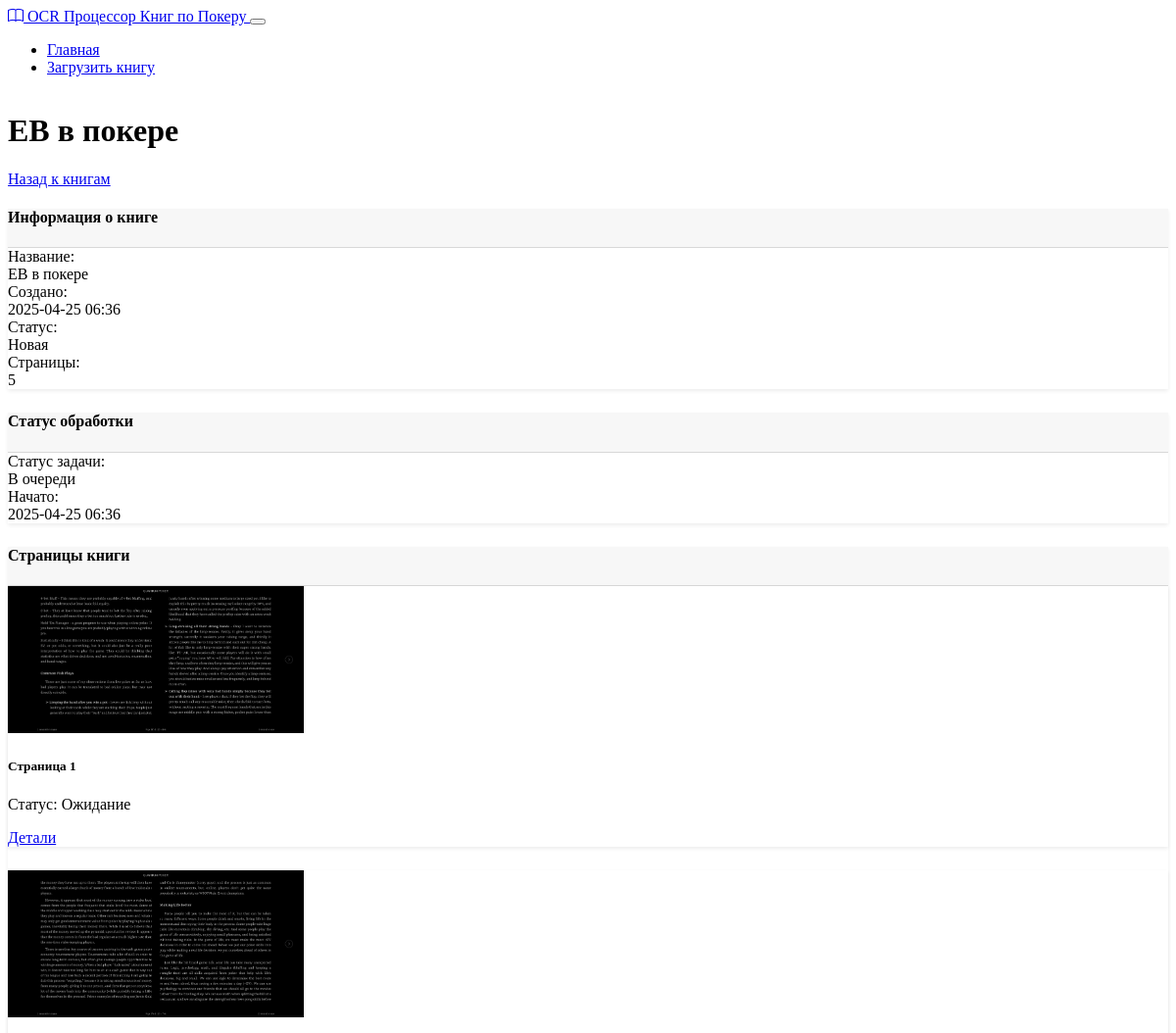
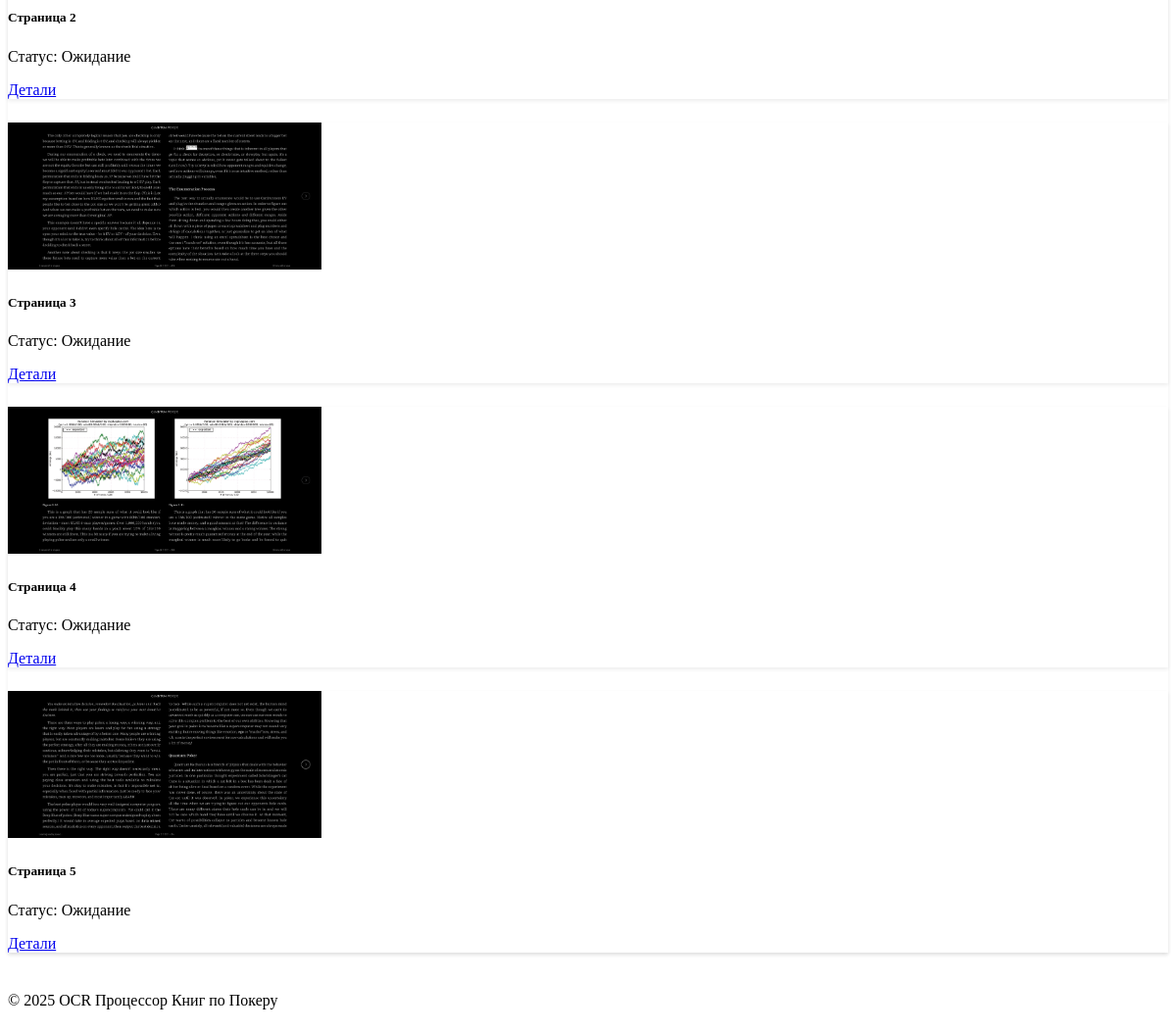
The page /book/2 on the database its author committed (2 pictures, top to bottom).
### models.py (models this page shows, shortened)
class Book(db.Model):
    id = db.Column(db.Integer, primary_key=True)
    title = db.Column(db.String(255), nullable=False)
    description = db.Column(db.Text, nullable=True)
    created_at = db.Column(db.DateTime, default=datetime.utcnow)
    status = db.Column(db.String(50), default='new')  # new, processing, completed, error
    pages = db.relationship('BookPage', backref='book', lazy=True, cascade='all, delete-orphan')

class ProcessingJob(db.Model):
    id = db.Column(db.Integer, primary_key=True)
    book_id = db.Column(db.Integer, db.ForeignKey('book.id'), nullable=False)
    status = db.Column(db.String(50), default='queued')  # queued, processing, completed, failed
    created_at = db.Column(db.DateTime, default=datetime.utcnow)
    completed_at = db.Column(db.DateTime, nullable=True)
    error_message = db.Column(db.Text, nullable=True)
    result_file_en = db.Column(db.String(255), nullable=True)  # Path to English PDF
    result_file_ru = db.Column(db.String(255), nullable=True)  # Path to Russian PDF

class BookPage(db.Model):
    id = db.Column(db.Integer, primary_key=True)
    book_id = db.Column(db.Integer, db.ForeignKey('book.id'), nullable=False)
    page_number = db.Column(db.Integer, nullable=True)
    image_path = db.Column(db.String(255), nullable=False)
    processed_image_path = db.Column(db.String(255), nullable=True)
    text_content = db.Column(db.Text, nullable=True)
    translated_content = db.Column(db.Text, nullable=True)
    status = db.Column(db.String(50), default='pending')  # pending, processed, error
    created_at = db.Column(db.DateTime, default=datetime.utcnow)

### routes.py (the view)
@app.route('/book/<int:book_id>')
def view_book(book_id):
    book = Book.query.get_or_404(book_id)
    pages = BookPage.query.filter_by(book_id=book_id).order_by(BookPage.page_number).all()
    job = ProcessingJob.query.filter_by(book_id=book_id).order_by(ProcessingJob.created_at.desc()).first()
    return render_template('book.html', book=book, pages=pages, job=job)

### routes.py (called while the page is built)
@app.context_processor
def inject_now():
    return {'now': datetime.utcnow()}

### templates/book.html (shortened to what this page needs)
{% extends "layout.html" %}
{% block content %}
<div class="mb-4">
    <div class="d-flex justify-content-between align-items-center">
        <h1>{{ book.title }}</h1>
        <div>
            <a href="{{ url_for('index') }}" class="btn btn-outline-secondary">Назад к книгам</a>
        </div>
    </div>
</div>
<div class="row mb-4">
    <div class="col-md-6">
        <div class="card mb-4 h-100">
            <div class="card-header">
                <h4>Информация о книге</h4>
            </div>
            <div class="card-body">
                <div class="mb-3">
                    <div class="row">
                        <div class="col-md-4 fw-bold">Название:</div>
                        <div class="col-md-8">{{ book.title }}</div>
                    </div>
                </div>
                <div class="mb-3">
                    <div class="row">
                        <div class="col-md-4 fw-bold">Создано:</div>
                        <div class="col-md-8">{{ book.created_at.strftime('%Y-%m-%d %H:%M') }}</div>
                    </div>
                </div>
                <div class="mb-3">
                    <div class="row">
                        <div class="col-md-4 fw-bold">Статус:</div>
                        <div class="col-md-8">
                            {% if book.status == 'new' %}
                                <span class="badge bg-secondary">Новая</span>
                            {% elif book.status == 'processing' %}
                                <span class="badge bg-primary">Обработка</span>
                            {% elif book.status == 'completed' %}
                                <span class="badge bg-success">Завершено</span>
                            {% elif book.status == 'error' %}
                                <span class="badge bg-danger">Ошибка</span>
                            {% endif %}
                        </div>
                    </div>
                </div>
                <div class="mb-3">
                    <div class="row">
                        <div class="col-md-4 fw-bold">Страницы:</div>
                        <div class="col-md-8">{{ pages|length }}</div>
                    </div>
                </div>
            </div>
        </div>
    </div>
    <div class="col-md-6">
        <div class="card mb-4 h-100">
            <div class="card-header">
                <h4>Статус обработки</h4>
            </div>
            <div class="card-body">
                {% if job %}
                <div class="mb-3">
                    <div class="row">
                        <div class="col-md-4 fw-bold">Статус задачи:</div>
                        <div class="col-md-8">
                            {% if job.status == 'queued' %}
                                <span class="badge bg-secondary">В очереди</span>
                            {% elif job.status == 'processing' %}
                                <span class="badge bg-primary">Обработка</span>
                                <div class="progress mt-2">
                                    <div class="progress-bar progress-bar-striped progress-bar-animated"
                                         role="progressbar" style="width: 100%"></div>
                                </div>
                            {% elif job.status == 'completed' %}
                                <span class="badge bg-success">Завершено</span>
                            {% elif job.status == 'failed' %}
                                <span class="badge bg-danger">Ошибка</span>
                            {% endif %}
                        </div>
                    </div>
                </div>
                <div class="mb-3">
                    <div class="row">
                        <div class="col-md-4 fw-bold">Начато:</div>
                        <div class="col-md-8">{{ job.created_at.strftime('%Y-%m-%d %H:%M') }}</div>
                    </div>
                </div>
                {% else %}
                <div class="alert alert-info">
                    Для этой книги не была запущена обработка.
                </div>
                {% endif %}
            </div>
        </div>
    </div>
</div>
<div class="card mb-4">
    <div class="card-header">
        <h4>Страницы книги</h4>
    </div>
    <div class="card-body">
        {% if pages %}
        <div class="row g-3">
            {% for page in pages %}
            <div class="col-md-3 col-sm-4 col-6">
                <div class="card h-100">
                    {% if page.image_path %}
                    <img src="{{ page.image_path }}" class="card-img-top" alt="Страница {{ page.page_number }}" style="height: 150px; object-fit: cover;">
                    {% endif %}
                    <div class="card-body p-2">
                        <h5 class="card-title">Страница {{ page.page_number }}</h5>
                        <p class="card-text small">
                            Статус:
                            {% if page.status == 'pending' %}
                                <span class="badge bg-secondary">Ожидание</span>
                            {% elif page.status == 'processing' %}
                                <span class="badge bg-primary">Обработка</span>
                            {% elif page.status == 'processed' %}
                                <span class="badge bg-success">Обработано</span>
                            {% elif page.status == 'error' %}
                                <span class="badge bg-danger">Ошибка</span>
                            {% endif %}
                        </p>
                        <a href="{{ url_for('view_page', page_id=page.id) }}" class="btn btn-sm btn-outline-primary">Детали</a>
                    </div>
                </div>
            </div>
            {% endfor %}
        </div>
        {% else %}
        <div class="alert alert-warning">
            Для этой книги не загружено страниц.
        </div>
        {% endif %}
    </div>
</div>
{% endblock %}

### static/css/styles.css (style rules this page uses)
body { display: flex; flex-direction: column; min-height: 100vh; }
.card { margin-bottom: 1.5rem; border: none; box-shadow: 0 0.125rem 0.25rem rgba(0, 0, 0, 0.075); }
.card-header { background-color: rgba(0, 0, 0, 0.03); border-bottom: 1px solid rgba(0, 0, 0, 0.125); }
.card-img-top { transition: transform 0.3s ease; }

### rows shown on the page
Book: title "ЕВ в покере", created_at "2025-04-25 06:36"
ProcessingJob: created_at "2025-04-25 06:36"
BookPage: image_path (picture), page_number "1", status "Ожидание"
BookPage: image_path (picture), page_number "2", status "Ожидание"
BookPage: image_path (picture), page_number "3", status "Ожидание"
BookPage: image_path (picture), page_number "4", status "Ожидание"
BookPage: image_path (picture), page_number "5", status "Ожидание"

### other values the page prints
{{ pages|length }} "5"
